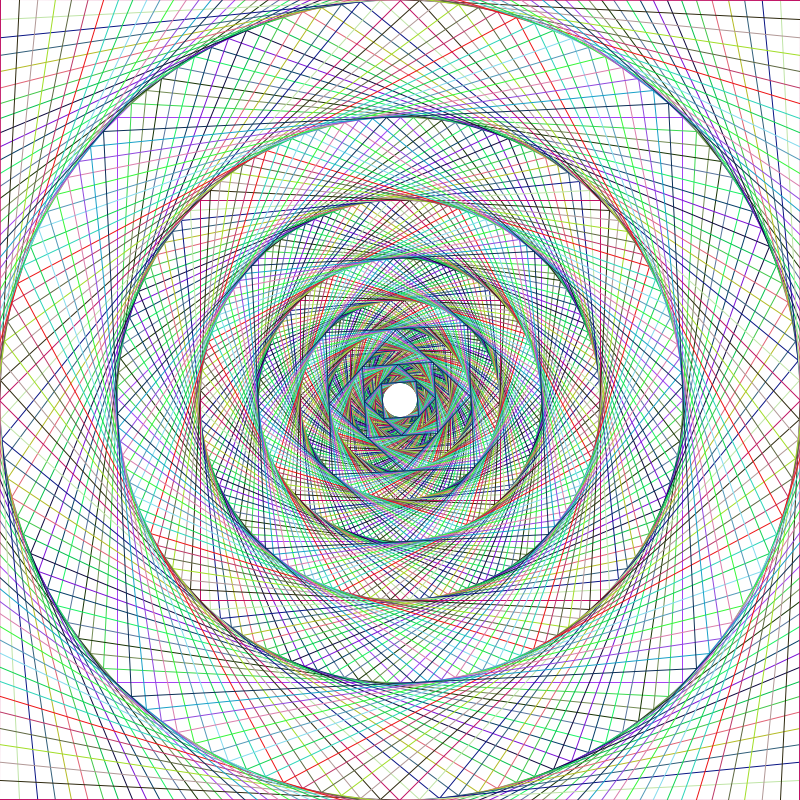
Frame 1 (no input)
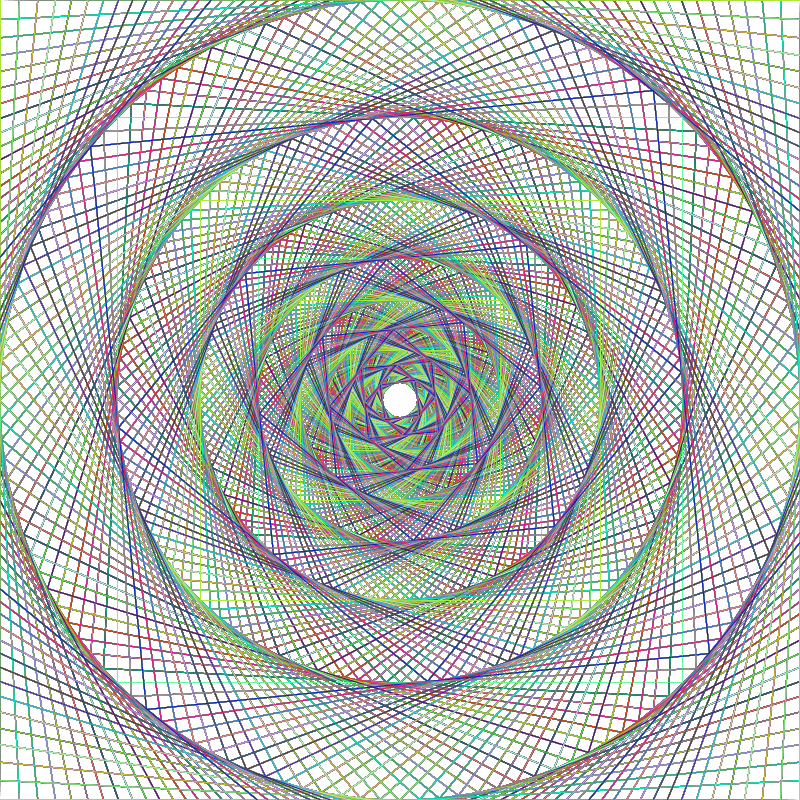
Frame 60 (the mouse pressed at the canvas centre just before this capture)
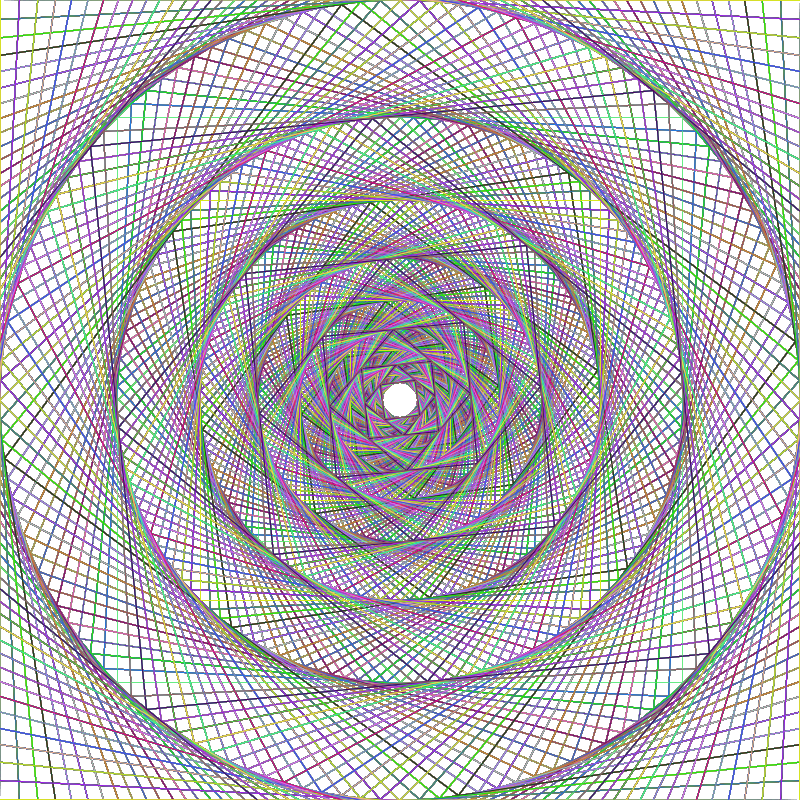
Frame 120 (the mouse held since frame 60 and released just before this capture)

The Processing sketch that drew these frames (run headless with seeded random() and noise(); from frame 60 on, the mouse is pressed at the canvas centre):

// Processing sketch: processing_31281
// ── processing_31281.pde

void setup()
{
  int s = 800;
  size(800,800);
  background(255);
}

void draw ()
{
  //strokeWeight(2);
  stroke(0);
 // fill(0,5);
  noFill();

  float a;
  int b = 0;
  rectMode(CENTER);
  translate(width/2,height/2);
  int c = 10;
  float x = 0;
  float rot = 64;
  float r = PI/rot;
  float rd = 0;
  float gr = 0;
  float bl = 0; 
  int opacity = 0;
  
while(x<rot/2)
  {
    b = 0;
    a = 800;

    rd=random(255);
    gr=random(255);
    bl=random(255);

    while(b<c)
    {

      fill(rd,gr,bl,opacity);
      stroke(rd,gr,bl);
      
      rotate((PI/4));
      rect(0,0,a,a);
      a = (sqrt(a*a+a*a))/2;
      
      fill(255-rd,255-gr,255-bl,opacity);
   //   stroke(255-rd,255-gr,255-bl);
      
  //    rotate((PI/4));
  //    rect(a,a,a,a);
  //    a = (sqrt(a*a+a*a))/2;
      
      b=b+1;
    }
    strokeWeight(1);
    rotate(r);
    x = x+1;
  /*  
    b = 0;
    a = 800;

    rd=random(255);
    gr=random(255);
    bl=random(255);

    while(b<c)
    {

      fill(rd,gr,bl,opacity);
   //   stroke(rd,gr,bl);
      
      rotate((PI/4));
      rect(0,0,a,a);
      a = (sqrt(a*a+a*a))/2;
      
      fill(255-rd,255-gr,255-bl,opacity);
   //   stroke(255-rd,255-gr,255-bl);
      
  //    rotate((PI/4));
  //    rect(a,a,a,a);
  //    a = (sqrt(a*a+a*a))/2;
      
      b=b+1;
    }
    strokeWeight(1);
    rotate(r);
 //   rotate(r);
    x = x+1;
    */
  }
}
